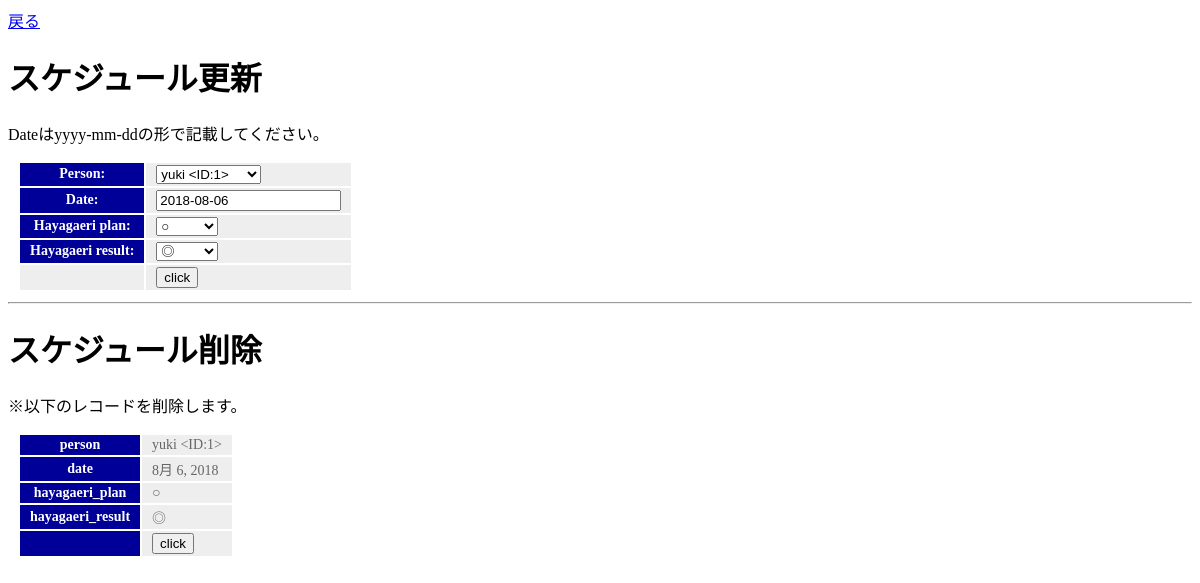
Before: /ryouhou/1 with the older database file.
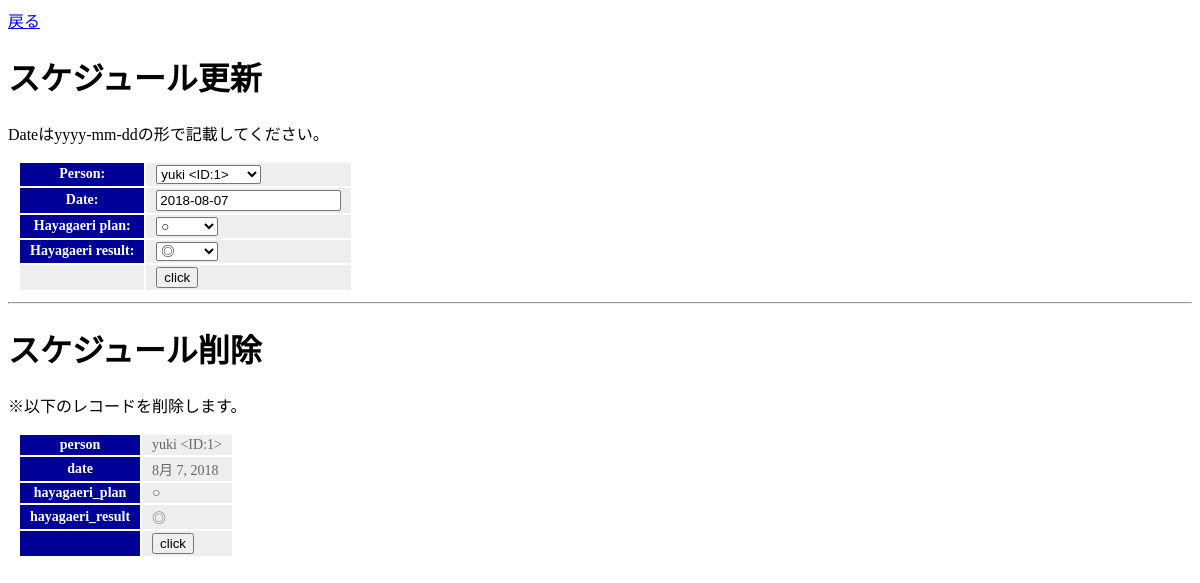
After: the same page with the newer database file.
### app_month_hayagaeri/models.py (models this page shows, shortened)
class Schedule(models.Model):
    person = models.ForeignKey(Person, on_delete=models.CASCADE)
    date = models.DateField()
    hayagaeri_plan = models.ForeignKey(HayagaeriPlan, on_delete=models.CASCADE)
    hayagaeri_result = models.ForeignKey(HayagaeriResult, on_delete=models.CASCADE)
    start_time = models.TimeField('開始時間', default=datetime.time(7, 0, 0))
    created_at = models.DateTimeField('作成日', default=timezone.now)

class Person(models.Model):
    name = models.CharField('氏名', max_length=50)
    def __str__(self):
        return str(self.name) + ' <ID:' + str(self.id) + '>'

class HayagaeriPlan(models.Model):
    plan = models.CharField('早帰り予定', max_length=50)
    def __str__(self):
        return str(self.plan)

class HayagaeriResult(models.Model):
    result = models.CharField('早帰り実績', max_length=50)
    def __str__(self):
        return str(self.result)

### app_month_hayagaeri/views.py (the view, shortened to what this page needs)
def ryouhou(request, num):
    ob = Schedule.objects.get(id=num)
    params = {
        'title': 'スケジュール更新or削除',
        'title_update': 'スケジュール更新',
        'title_delete': 'スケジュール削除',
        'id':num,
        'form': ScheduleForm(instance=ob),
        'obj': ob,
    }
    return render(request, 'app_month_hayagaeri/ryouhou.html', params)

### app_month_hayagaeri/forms.py
class ScheduleForm(forms.ModelForm):
    class Meta:
        model = Schedule
        fields = ['person','date','hayagaeri_plan','hayagaeri_result']

### app_month_hayagaeri/templates/app_month_hayagaeri/ryouhou.html (shortened to what this page needs)
{% load static %}
<!doctype html>
<html lang="ja">
<head>
    <link rel="stylesheet" type="text/css" href="{% static 'app_month_hayagaeri/css/style.css' %}" />
    <a href="{% url 'month_with_schedule' %}">戻る</a>
</head>
<body>
    <h1>{{title_update}}</h1>
    <p>Dateはyyyy-mm-ddの形で記載してください。</p>
    <table>
        <form action="{% url 'ryouhou' id %}" method="post">
        {{ form.as_table }}
        <tr><td></td><td><input type="submit" name="r_update" value="click"></td></tr>
        </form>
    </table>
    <hr>
    <h1>{{title_delete}}</h1>
    <p>※以下のレコードを削除します。</p>
    <table>
        <tr><th>person</th><td>{{obj.person}}</td></tr>
        <tr><th>date</th><td>{{obj.date}}</td></tr>
        <tr><th>hayagaeri_plan</th><td>{{obj.hayagaeri_plan}}</td></tr>
        <tr><th>hayagaeri_result</th><td>{{obj.hayagaeri_result}}</td></tr>
        <form action="{% url 'ryouhou' id %}" method="post">
        <tr><th></th><td><input type="submit" name="r_delete" value="click"></td></tr>
        </form>
    </table>
</body>
</html>

### app_month_hayagaeri/static/app_month_hayagaeri/css/style.css (style rules this page uses)
table { margin:10px; font-size:14px; }
table tr th { background-color:#009; color:white; padding:2px 10px; border-size:2px; }
table tr td { background-color:#eee; color:#666; padding:2px 10px; border-size:2px; }

Changed rows visible on the page:
changed Schedule "yuki <ID:1>": date "8月 6, 2018" → "8月 7, 2018"
Other visible differences:
form field date: "2018-08-06" → "2018-08-07"
